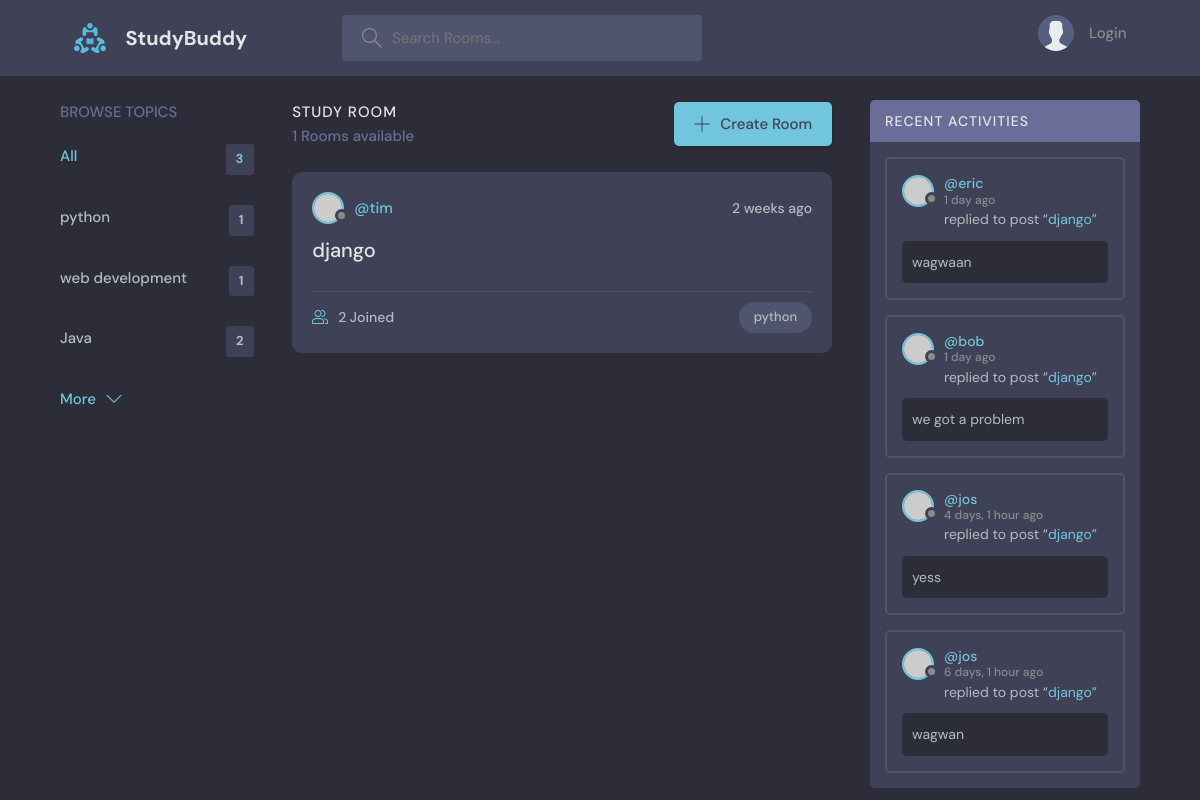
The page /?q=python on the database its author committed.
### base/models.py (models this page shows, shortened)
class Topic(models.Model):
    name= models.CharField(max_length=200)

class Room(models.Model):
    host = models.ForeignKey(User, on_delete=models.SET_NULL, null=True)
    topic = models.ForeignKey(Topic, on_delete=models.SET_NULL, null=True)
    name = models.CharField(max_length=200)
    description = models.TextField(null=True, blank=True)
    participants = models.ManyToManyField(
        User, related_name='participants', blank=True)
    updated = models.DateTimeField(auto_now=True)
    created = models.DateTimeField(auto_now_add=True)
    class Meta:
        ordering = ['-updated', '-created']
    def __str__(self):
        return self.name

class Message(models.Model):
    user = models.ForeignKey(User, on_delete=models.CASCADE)
    room = models.ForeignKey(Room, on_delete=models.CASCADE)
    body = models.TextField()
    updated = models.DateTimeField(auto_now=True)
    created = models.DateTimeField(auto_now_add=True)
    class Meta:
        ordering = ['-updated', '-created']

### base/views.py (the view)
# urls.py: path('', views.home, name="home"),
def home(request):
    q = request.GET.get('q') if request.GET.get('q') != None else ''
    rooms = Room.objects.filter(
        Q(topic__name__icontains=q) |
        Q(name__icontains=q) |
        Q(description__icontains=q)
        )
    topics = Topic.objects.all()
    room_count = rooms.count()
    room_messages = Message.objects.filter(Q(room__topic__name__icontains=q))
    context = {'rooms':rooms, 'topics':topics, 'room_count':room_count, 'room_messages':room_messages}
    return render(request, 'base/home.html', context)

### base/templates/base/home.html (shortened to what this page needs)
{% extends 'main.html'%}
{% block content %}
<main class="layout layout--3">
  <div class="container">
    {% include 'base/topics_component.html' %}
    <div class="roomList">
      <div class="roomList__header">
        <div>
          <h2>Study Room</h2>
          <p>{{room_count}} Rooms available</p>
        </div>
        <a class="btn btn--main" href="create-room.html">
          <svg version="1.1" xmlns="http://www.w3.org/2000/svg" width="32" height="32" viewBox="0 0 32 32">
            <title>add</title>
            <path
              d="M16.943 0.943h-1.885v14.115h-14.115v1.885h14.115v14.115h1.885v-14.115h14.115v-1.885h-14.115v-14.115z">
            </path>
          </svg>
          Create Room
        </a>
      </div>
      {% include 'base/feed_component.html' %}
    </div>
    {% include 'base/activity_component.html' %}
  </div>
</main>
{% endblock %}

### base/templates/base/topics_component.html
<div class="topics">
    <div class="topics__header">
        <h2>Browse Topics</h2>
    </div>
    <ul class="topics__list">
        <li>
            <a href="{% url 'home' %}" class="active">All <span>{{topics.count}}</span></a>
        </li>
        {% for topic in topics %}
        <li>
            <a href="{% url 'home' %}?q={{topic.name}}">{{topic.name}}<span>{{topic.room_set.all.count}}</span></a>
        </li>
        {% endfor %}
    </ul>
    <a class="btn btn--link" href="topics.html">
        More
        <svg version="1.1" xmlns="http://www.w3.org/2000/svg" width="32" height="32" viewBox="0 0 32 32">
            <title>chevron-down</title>
            <path d="M16 21l-13-13h-3l16 16 16-16h-3l-13 13z"></path>
        </svg>
    </a>
</div>

### base/templates/base/feed_component.html (shortened to what this page needs)
{% for room in rooms %}
<div class="roomListRoom">
    <div class="roomListRoom__header">
        <a href="{% url 'user-profile' room.host.id %}" class="roomListRoom__author">
            <div class="avatar avatar--small">
                <img src="https://randomuser.me/api/portraits/women/11.jpg" />
            </div>
            <span>@{{room.host.username}}</span>
        </a>
        <div class="roomListRoom__actions">
            <span>{{room.created|timesince}} ago</span>
        </div>
    </div>
    <div class="roomListRoom__content">
        <a href="{% url 'room' room.id %}">{{room.name}}</a>
    </div>
    <div class="roomListRoom__meta">
        <a href="room.html" class="roomListRoom__joined">
            {{room.participants.all.count}} Joined
        </a>
        <p class="roomListRoom__topic">{{room.topic.name}}</p>
    </div>
</div>
{% endfor%}

### base/templates/base/activity_component.html (shortened to what this page needs)
<div class="activities">
    <div class="activities__header">
        <h2>Recent Activities</h2>
    </div>
    {% for message in room_messages %}
    <div class="activities__box">
        <div class="activities__boxHeader roomListRoom__header">
            <a href="{% url 'user-profile' message.user.id %}" class="roomListRoom__author">
                <div class="avatar avatar--small">
                    <img src="https://randomuser.me/api/portraits/women/11.jpg" />
                </div>
                <p>
                    @{{message.user}}
                    <span>{{message.created|timesince}} ago</span>
                </p>
            </a>
        </div>
        <div class="activities__boxContent">
            <p>replied to post “<a href="{% url 'room' message.room.id %}">{{message.room}}</a>”</p>
            <div class="activities__boxRoomContent">
                {{message.body}}
            </div>
        </div>
    </div>
    {% endfor %}
</div>

### rows shown on the page
Topic: name "python", room_set.all.count "1"
Topic: name "web development", room_set.all.count "1"
Topic: name "Java", room_set.all.count "2"
Room: host.username "tim", created "2 weeks", name "django", participants.all.count "2", topic.name "python"
Message: user "eric", created "1 day", room "django", body "wagwaan"
Message: user "bob", created "1 day", room "django", body "we got a problem"
Message: user "jos", created "4 days, 1 hour", room "django", body "yess"
Message: user "jos", created "6 days, 1 hour", room "django", body "wagwan"

### other values the page prints
{{ topics.count }} "3"
{{ room_count }} "1"
